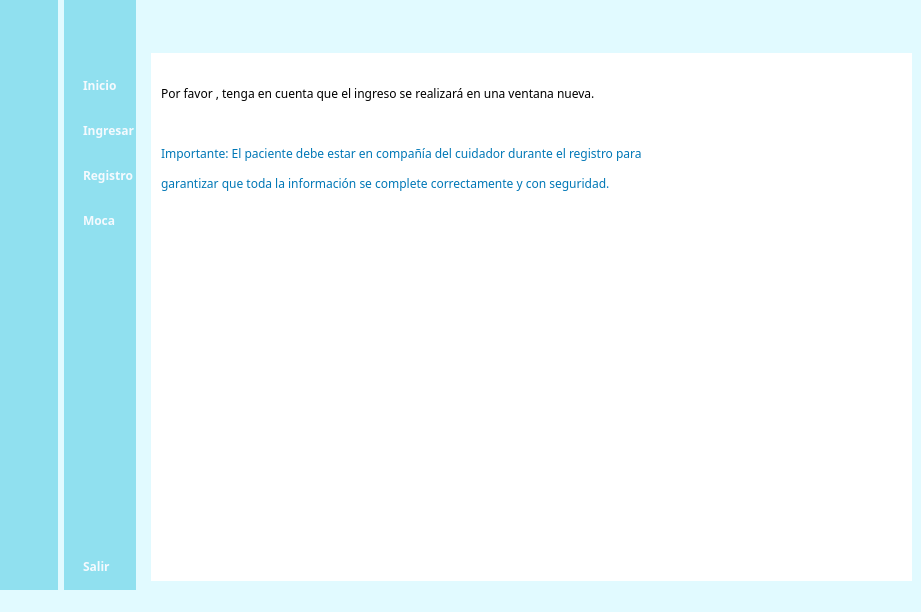
<?xml version="1.0" encoding="UTF-8"?>
<ui version="4.0">
 <class>MainWindow</class>
 <widget class="QMainWindow" name="MainWindow">
  <property name="geometry">
   <rect>
    <x>0</x>
    <y>0</y>
    <width>921</width>
    <height>612</height>
   </rect>
  </property>
  <property name="windowTitle">
   <string>MainWindow</string>
  </property>
  <property name="styleSheet">
   <string notr="true">QWidget {
    background-color: rgb(225, 250, 255);
}
</string>
  </property>
  <widget class="QWidget" name="centralwidget">
   <layout class="QGridLayout" name="gridLayout">
    <property name="leftMargin">
     <number>0</number>
    </property>
    <property name="topMargin">
     <number>0</number>
    </property>
    <property name="rightMargin">
     <number>0</number>
    </property>
    <property name="bottomMargin">
     <number>0</number>
    </property>
    <item row="0" column="0">
     <widget class="QWidget" name="icon_2" native="true">
      <property name="styleSheet">
       <string notr="true">QWidget {
    background-color:  rgb(144, 224, 239);
}
QPushButton{
	color: #0077b6;
	height: 30px;
	border: none;
	border-radius: 10px;
}
QPushButton:checked {
	background-color: rgb(245, 250, 254);
    color: #1f95ef;
    font-weight: bold;
}
</string>
      </property>
      <layout class="QVBoxLayout" name="verticalLayout_3">
       <item>
        <layout class="QHBoxLayout" name="horizontalLayout_2">
         <item>
          <widget class="QLabel" name="label">
           <property name="minimumSize">
            <size>
             <width>40</width>
             <height>40</height>
            </size>
           </property>
           <property name="maximumSize">
            <size>
             <width>40</width>
             <height>40</height>
            </size>
           </property>
           <property name="text">
            <string/>
           </property>
           <property name="pixmap">
            <pixmap resource="recursos_interfaz1.qrc">:/prefijoNuevo/Alzcare.png</pixmap>
           </property>
           <property name="scaledContents">
            <bool>true</bool>
           </property>
          </widget>
         </item>
        </layout>
       </item>
       <item>
        <layout class="QVBoxLayout" name="verticalLayout">
         <property name="spacing">
          <number>15</number>
         </property>
         <property name="topMargin">
          <number>15</number>
         </property>
         <item>
          <widget class="QPushButton" name="boton_inicio1">
           <property name="text">
            <string/>
           </property>
           <property name="icon">
            <iconset resource="recursos_interfaz1.qrc">
             <normaloff>:/prefijoNuevo/ppal.2.png</normaloff>
             <normalon>:/prefijoNuevo/ppal.png</normalon>:/prefijoNuevo/ppal.2.png</iconset>
           </property>
           <property name="iconSize">
            <size>
             <width>30</width>
             <height>30</height>
            </size>
           </property>
           <property name="checkable">
            <bool>true</bool>
           </property>
           <property name="autoExclusive">
            <bool>true</bool>
           </property>
          </widget>
         </item>
         <item>
          <widget class="QPushButton" name="boton_ingreso1">
           <property name="text">
            <string/>
           </property>
           <property name="icon">
            <iconset resource="recursos_interfaz1.qrc">
             <normaloff>:/prefijoNuevo/ingresar1.png</normaloff>
             <normalon>:/prefijoNuevo/ingresar.png</normalon>:/prefijoNuevo/ingresar1.png</iconset>
           </property>
           <property name="iconSize">
            <size>
             <width>30</width>
             <height>30</height>
            </size>
           </property>
           <property name="checkable">
            <bool>true</bool>
           </property>
           <property name="autoExclusive">
            <bool>true</bool>
           </property>
          </widget>
         </item>
         <item>
          <widget class="QPushButton" name="boton_registro1">
           <property name="text">
            <string/>
           </property>
           <property name="icon">
            <iconset resource="recursos_interfaz1.qrc">
             <normaloff>:/prefijoNuevo/Registro.png</normaloff>
             <normalon>:/prefijoNuevo/Registro (2).png</normalon>:/prefijoNuevo/Registro.png</iconset>
           </property>
           <property name="iconSize">
            <size>
             <width>30</width>
             <height>30</height>
            </size>
           </property>
           <property name="checkable">
            <bool>true</bool>
           </property>
           <property name="autoExclusive">
            <bool>true</bool>
           </property>
          </widget>
         </item>
         <item>
          <widget class="QPushButton" name="boton_moca1">
           <property name="text">
            <string/>
           </property>
           <property name="icon">
            <iconset resource="recursos_interfaz1.qrc">
             <normaloff>:/prefijoNuevo/Moca2.png</normaloff>
             <normalon>:/prefijoNuevo/Moca1.png</normalon>:/prefijoNuevo/Moca2.png</iconset>
           </property>
           <property name="iconSize">
            <size>
             <width>30</width>
             <height>30</height>
            </size>
           </property>
           <property name="checkable">
            <bool>true</bool>
           </property>
           <property name="autoExclusive">
            <bool>true</bool>
           </property>
          </widget>
         </item>
        </layout>
       </item>
       <item>
        <spacer name="verticalSpacer">
         <property name="orientation">
          <enum>Qt::Vertical</enum>
         </property>
         <property name="sizeHint" stdset="0">
          <size>
           <width>20</width>
           <height>288</height>
          </size>
         </property>
        </spacer>
       </item>
       <item>
        <widget class="QPushButton" name="pushButton_6">
         <property name="text">
          <string/>
         </property>
         <property name="icon">
          <iconset resource="recursos_interfaz1.qrc">
           <normaloff>:/prefijoNuevo/salir2.png</normaloff>:/prefijoNuevo/salir2.png</iconset>
         </property>
         <property name="iconSize">
          <size>
           <width>20</width>
           <height>20</height>
          </size>
         </property>
         <property name="checkable">
          <bool>true</bool>
         </property>
        </widget>
       </item>
      </layout>
     </widget>
    </item>
    <item row="0" column="1">
     <widget class="QWidget" name="icon_1" native="true">
      <property name="styleSheet">
       <string notr="true">QWidget {
	background-color: rgb(144, 224, 239);
}
QPushButton{
    color: #F5FAFE;
    text-align: left;
    height: 30px;
    border: none;
    padding-left: 10px;
    border-top-left-radius: 10px;
    border-bottom-left-radius: 10px;
}

QPushButton:checked {
	background-color: rgb(245, 250, 254);
    color: #1f95ef;
    font-weight: bold;
}
</string>
      </property>
      <layout class="QVBoxLayout" name="verticalLayout_4">
       <property name="rightMargin">
        <number>0</number>
       </property>
       <item>
        <layout class="QHBoxLayout" name="horizontalLayout">
         <property name="rightMargin">
          <number>10</number>
         </property>
         <item>
          <widget class="QLabel" name="label_2">
           <property name="minimumSize">
            <size>
             <width>40</width>
             <height>40</height>
            </size>
           </property>
           <property name="maximumSize">
            <size>
             <width>40</width>
             <height>40</height>
            </size>
           </property>
           <property name="text">
            <string/>
           </property>
           <property name="pixmap">
            <pixmap resource="recursos_interfaz1.qrc">:/prefijoNuevo/Alzcare.png</pixmap>
           </property>
           <property name="scaledContents">
            <bool>true</bool>
           </property>
          </widget>
         </item>
        </layout>
       </item>
       <item>
        <layout class="QVBoxLayout" name="verticalLayout_2">
         <property name="spacing">
          <number>15</number>
         </property>
         <property name="topMargin">
          <number>15</number>
         </property>
         <item>
          <widget class="QPushButton" name="boton_inicio2">
           <property name="font">
            <font>
             <family>Montserrat</family>
             <weight>75</weight>
             <bold>true</bold>
            </font>
           </property>
           <property name="text">
            <string>Inicio</string>
           </property>
           <property name="icon">
            <iconset resource="recursos_interfaz1.qrc">
             <normaloff>:/prefijoNuevo/ppal.2.png</normaloff>
             <normalon>:/prefijoNuevo/ppal.png</normalon>:/prefijoNuevo/ppal.2.png</iconset>
           </property>
           <property name="iconSize">
            <size>
             <width>30</width>
             <height>30</height>
            </size>
           </property>
           <property name="checkable">
            <bool>true</bool>
           </property>
           <property name="autoExclusive">
            <bool>true</bool>
           </property>
          </widget>
         </item>
         <item>
          <widget class="QPushButton" name="boton_ingreso2">
           <property name="font">
            <font>
             <family>Montserrat</family>
             <weight>75</weight>
             <bold>true</bold>
            </font>
           </property>
           <property name="text">
            <string>Ingresar</string>
           </property>
           <property name="icon">
            <iconset resource="recursos_interfaz1.qrc">
             <normaloff>:/prefijoNuevo/ingresar1.png</normaloff>
             <normalon>:/prefijoNuevo/ingresar.png</normalon>:/prefijoNuevo/ingresar1.png</iconset>
           </property>
           <property name="iconSize">
            <size>
             <width>30</width>
             <height>30</height>
            </size>
           </property>
           <property name="checkable">
            <bool>true</bool>
           </property>
           <property name="autoExclusive">
            <bool>true</bool>
           </property>
          </widget>
         </item>
         <item>
          <widget class="QPushButton" name="boton_registro2">
           <property name="font">
            <font>
             <family>Montserrat</family>
             <weight>75</weight>
             <bold>true</bold>
            </font>
           </property>
           <property name="text">
            <string>Registro</string>
           </property>
           <property name="icon">
            <iconset resource="recursos_interfaz1.qrc">
             <normaloff>:/prefijoNuevo/Registro.png</normaloff>
             <normalon>:/prefijoNuevo/Registro (2).png</normalon>:/prefijoNuevo/Registro.png</iconset>
           </property>
           <property name="iconSize">
            <size>
             <width>30</width>
             <height>30</height>
            </size>
           </property>
           <property name="checkable">
            <bool>true</bool>
           </property>
           <property name="autoExclusive">
            <bool>true</bool>
           </property>
          </widget>
         </item>
         <item>
          <widget class="QPushButton" name="boton_moca2">
           <property name="font">
            <font>
             <family>Montserrat</family>
             <weight>75</weight>
             <bold>true</bold>
            </font>
           </property>
           <property name="text">
            <string>Moca</string>
           </property>
           <property name="icon">
            <iconset resource="recursos_interfaz1.qrc">
             <normaloff>:/prefijoNuevo/Moca2.png</normaloff>
             <normalon>:/prefijoNuevo/Moca1.png</normalon>:/prefijoNuevo/Moca2.png</iconset>
           </property>
           <property name="iconSize">
            <size>
             <width>30</width>
             <height>30</height>
            </size>
           </property>
           <property name="checkable">
            <bool>true</bool>
           </property>
           <property name="autoExclusive">
            <bool>true</bool>
           </property>
          </widget>
         </item>
        </layout>
       </item>
       <item>
        <spacer name="verticalSpacer_2">
         <property name="orientation">
          <enum>Qt::Vertical</enum>
         </property>
         <property name="sizeHint" stdset="0">
          <size>
           <width>20</width>
           <height>288</height>
          </size>
         </property>
        </spacer>
       </item>
       <item>
        <widget class="QPushButton" name="pushButton_10">
         <property name="font">
          <font>
           <family>Montserrat</family>
           <weight>75</weight>
           <bold>true</bold>
          </font>
         </property>
         <property name="text">
          <string>Salir</string>
         </property>
         <property name="icon">
          <iconset resource="recursos_interfaz1.qrc">
           <normaloff>:/prefijoNuevo/salir2.png</normaloff>:/prefijoNuevo/salir2.png</iconset>
         </property>
         <property name="iconSize">
          <size>
           <width>20</width>
           <height>20</height>
          </size>
         </property>
         <property name="checkable">
          <bool>true</bool>
         </property>
        </widget>
       </item>
      </layout>
     </widget>
    </item>
    <item row="0" column="2">
     <widget class="QWidget" name="icon_menu" native="true">
      <layout class="QVBoxLayout" name="verticalLayout_5">
       <item>
        <widget class="QWidget" name="widget" native="true">
         <layout class="QHBoxLayout" name="horizontalLayout_3">
          <item>
           <widget class="QPushButton" name="Boton_menu">
            <property name="styleSheet">
             <string notr="true">border: none;</string>
            </property>
            <property name="text">
             <string/>
            </property>
            <property name="icon">
             <iconset resource="recursos_interfaz1.qrc">
              <normaloff>:/prefijoNuevo/Menu.png</normaloff>:/prefijoNuevo/Menu.png</iconset>
            </property>
            <property name="iconSize">
             <size>
              <width>30</width>
              <height>30</height>
             </size>
            </property>
            <property name="checkable">
             <bool>true</bool>
            </property>
           </widget>
          </item>
          <item>
           <spacer name="horizontalSpacer">
            <property name="orientation">
             <enum>Qt::Horizontal</enum>
            </property>
            <property name="sizeHint" stdset="0">
             <size>
              <width>450</width>
              <height>20</height>
             </size>
            </property>
           </spacer>
          </item>
          <item>
           <widget class="QPushButton" name="pushButton_13">
            <property name="styleSheet">
             <string notr="true">border:none;
</string>
            </property>
            <property name="text">
             <string/>
            </property>
            <property name="icon">
             <iconset resource="recursos_interfaz1.qrc">
              <normaloff>:/prefijoNuevo/ingresar.png</normaloff>:/prefijoNuevo/ingresar.png</iconset>
            </property>
            <property name="iconSize">
             <size>
              <width>30</width>
              <height>30</height>
             </size>
            </property>
           </widget>
          </item>
         </layout>
        </widget>
       </item>
       <item>
        <widget class="QStackedWidget" name="stackedWidget">
         <property name="styleSheet">
          <string notr="true">QWidget{
	background-color:rgb(255, 255, 255);}</string>
         </property>
         <property name="currentIndex">
          <number>1</number>
         </property>
         <widget class="QWidget" name="pag_inicio">
          <widget class="QLabel" name="label_3">
           <property name="geometry">
            <rect>
             <x>80</x>
             <y>0</y>
             <width>511</width>
             <height>101</height>
            </rect>
           </property>
           <property name="font">
            <font>
             <family>Montserrat</family>
             <pointsize>14</pointsize>
             <weight>50</weight>
             <bold>false</bold>
            </font>
           </property>
           <property name="styleSheet">
            <string notr="true">QLabel {
	color: rgb(0, 119, 182);
}
</string>
           </property>
           <property name="text">
            <string>&quot;Tu asistente personal para una vida mejor&quot;</string>
           </property>
           <property name="scaledContents">
            <bool>true</bool>
           </property>
          </widget>
          <widget class="QLabel" name="label_7">
           <property name="geometry">
            <rect>
             <x>180</x>
             <y>450</y>
             <width>321</width>
             <height>31</height>
            </rect>
           </property>
           <property name="font">
            <font>
             <family>Montserrat</family>
             <weight>50</weight>
             <bold>false</bold>
            </font>
           </property>
           <property name="text">
            <string>Faciltando la vida con Alzheimer, un día a la vez</string>
           </property>
          </widget>
          <widget class="QLabel" name="label_8">
           <property name="geometry">
            <rect>
             <x>30</x>
             <y>200</y>
             <width>161</width>
             <height>191</height>
            </rect>
           </property>
           <property name="text">
            <string/>
           </property>
           <property name="pixmap">
            <pixmap resource="recursos_interfaz1.qrc">:/prefijoNuevo/Ingreso nuevos pacientes.png</pixmap>
           </property>
           <property name="scaledContents">
            <bool>true</bool>
           </property>
          </widget>
          <widget class="QLabel" name="label_9">
           <property name="geometry">
            <rect>
             <x>470</x>
             <y>200</y>
             <width>161</width>
             <height>191</height>
            </rect>
           </property>
           <property name="text">
            <string/>
           </property>
           <property name="pixmap">
            <pixmap resource="recursos_interfaz1.qrc">:/prefijoNuevo/Seguimiento pacientes.png</pixmap>
           </property>
           <property name="scaledContents">
            <bool>true</bool>
           </property>
          </widget>
          <widget class="QLabel" name="label_10">
           <property name="geometry">
            <rect>
             <x>260</x>
             <y>200</y>
             <width>151</width>
             <height>191</height>
            </rect>
           </property>
           <property name="text">
            <string/>
           </property>
           <property name="pixmap">
            <pixmap resource="recursos_interfaz1.qrc">:/prefijoNuevo/Moca.png</pixmap>
           </property>
           <property name="scaledContents">
            <bool>true</bool>
           </property>
          </widget>
          <widget class="QLabel" name="label_12">
           <property name="geometry">
            <rect>
             <x>300</x>
             <y>210</y>
             <width>91</width>
             <height>16</height>
            </rect>
           </property>
           <property name="font">
            <font>
             <family>Montserrat</family>
            </font>
           </property>
           <property name="text">
            <string>Test moca</string>
           </property>
          </widget>
          <widget class="QLabel" name="label_13">
           <property name="geometry">
            <rect>
             <x>510</x>
             <y>210</y>
             <width>91</width>
             <height>16</height>
            </rect>
           </property>
           <property name="font">
            <font>
             <family>Montserrat</family>
            </font>
           </property>
           <property name="text">
            <string>Seguimiento</string>
           </property>
          </widget>
          <widget class="QLabel" name="label_14">
           <property name="geometry">
            <rect>
             <x>260</x>
             <y>140</y>
             <width>181</width>
             <height>21</height>
            </rect>
           </property>
           <property name="font">
            <font>
             <family>Montserrat</family>
             <pointsize>10</pointsize>
             <weight>75</weight>
             <bold>true</bold>
            </font>
           </property>
           <property name="styleSheet">
            <string notr="true">QLabel {
	color: rgb(0, 119, 182);
}
</string>
           </property>
           <property name="text">
            <string>Nuestros servicios</string>
           </property>
          </widget>
          <widget class="QWidget" name="widget_2" native="true">
           <property name="geometry">
            <rect>
             <x>-120</x>
             <y>110</y>
             <width>921</width>
             <height>21</height>
            </rect>
           </property>
           <property name="styleSheet">
            <string notr="true">QWidget {
	background-color: rgb(144, 224, 239);
}
</string>
           </property>
          </widget>
          <widget class="QWidget" name="widget_3" native="true">
           <property name="geometry">
            <rect>
             <x>0</x>
             <y>420</y>
             <width>971</width>
             <height>16</height>
            </rect>
           </property>
           <property name="styleSheet">
            <string notr="true">QWidget {
	background-color: rgb(144, 224, 239);
}

</string>
           </property>
          </widget>
          <widget class="QLabel" name="label_15">
           <property name="geometry">
            <rect>
             <x>670</x>
             <y>480</y>
             <width>16</width>
             <height>16</height>
            </rect>
           </property>
           <property name="text">
            <string/>
           </property>
           <property name="pixmap">
            <pixmap resource="recursos_interfaz1.qrc">:/prefijoNuevo/cop2.png</pixmap>
           </property>
           <property name="scaledContents">
            <bool>true</bool>
           </property>
          </widget>
          <widget class="QLabel" name="label_16">
           <property name="geometry">
            <rect>
             <x>610</x>
             <y>480</y>
             <width>55</width>
             <height>16</height>
            </rect>
           </property>
           <property name="font">
            <font>
             <weight>75</weight>
             <bold>true</bold>
            </font>
           </property>
           <property name="styleSheet">
            <string notr="true">QLabel {
	color: rgb(0, 119, 182);
}

</string>
           </property>
           <property name="text">
            <string>alzcare</string>
           </property>
          </widget>
          <widget class="QLabel" name="label_11">
           <property name="geometry">
            <rect>
             <x>40</x>
             <y>210</y>
             <width>181</width>
             <height>16</height>
            </rect>
           </property>
           <property name="font">
            <font>
             <family>Montserrat</family>
            </font>
           </property>
           <property name="text">
            <string>Ingreso de pacientes</string>
           </property>
          </widget>
         </widget>
         <widget class="QWidget" name="pag_ingresar">
          <widget class="QLabel" name="label_19">
           <property name="geometry">
            <rect>
             <x>10</x>
             <y>30</y>
             <width>661</width>
             <height>21</height>
            </rect>
           </property>
           <property name="font">
            <font>
             <family>Montserrat</family>
             <pointsize>9</pointsize>
            </font>
           </property>
           <property name="text">
            <string>Por favor , tenga en cuenta que el ingreso se realizará en una ventana nueva.</string>
           </property>
          </widget>
          <widget class="QLabel" name="label_20">
           <property name="geometry">
            <rect>
             <x>10</x>
             <y>90</y>
             <width>651</width>
             <height>21</height>
            </rect>
           </property>
           <property name="font">
            <font>
             <family>Montserrat</family>
             <pointsize>9</pointsize>
            </font>
           </property>
           <property name="styleSheet">
            <string notr="true">QLabel {
	color: rgb(0, 119, 182);
}
</string>
           </property>
           <property name="text">
            <string>Importante: El paciente debe estar en compañía del cuidador durante el registro para</string>
           </property>
          </widget>
          <widget class="QLabel" name="label_21">
           <property name="geometry">
            <rect>
             <x>10</x>
             <y>120</y>
             <width>611</width>
             <height>20</height>
            </rect>
           </property>
           <property name="font">
            <font>
             <family>Montserrat</family>
             <pointsize>9</pointsize>
            </font>
           </property>
           <property name="styleSheet">
            <string notr="true">QLabel {
	color: rgb(0, 119, 182);
}
</string>
           </property>
           <property name="text">
            <string>garantizar que toda la información se complete correctamente y con seguridad.</string>
           </property>
          </widget>
          <widget class="QLabel" name="label_22">
           <property name="geometry">
            <rect>
             <x>240</x>
             <y>200</y>
             <width>171</width>
             <height>171</height>
            </rect>
           </property>
           <property name="text">
            <string/>
           </property>
           <property name="pixmap">
            <pixmap resource="recursos_interfaz1.qrc">:/prefijoNuevo/Alzcare.png</pixmap>
           </property>
           <property name="scaledContents">
            <bool>true</bool>
           </property>
          </widget>
         </widget>
         <widget class="QWidget" name="pag_registro">
          <widget class="QLabel" name="label_5">
           <property name="geometry">
            <rect>
             <x>10</x>
             <y>20</y>
             <width>661</width>
             <height>41</height>
            </rect>
           </property>
           <property name="font">
            <font>
             <family>Montserrat</family>
             <pointsize>9</pointsize>
            </font>
           </property>
           <property name="text">
            <string>Por favor , tenga en cuenta que el proceso de registro se realizará en una ventana nueva.</string>
           </property>
          </widget>
          <widget class="QLabel" name="label_4">
           <property name="geometry">
            <rect>
             <x>10</x>
             <y>90</y>
             <width>711</width>
             <height>20</height>
            </rect>
           </property>
           <property name="font">
            <font>
             <family>Montserrat</family>
             <pointsize>9</pointsize>
             <weight>50</weight>
             <bold>false</bold>
            </font>
           </property>
           <property name="styleSheet">
            <string notr="true">QLabel {
	color: rgb(0, 119, 182);
}
</string>
           </property>
           <property name="text">
            <string>Importante: El paciente debe estar en compañía del cuidador durante el registro para</string>
           </property>
          </widget>
          <widget class="QLabel" name="label_17">
           <property name="geometry">
            <rect>
             <x>10</x>
             <y>120</y>
             <width>631</width>
             <height>20</height>
            </rect>
           </property>
           <property name="font">
            <font>
             <family>Montserrat</family>
             <pointsize>9</pointsize>
            </font>
           </property>
           <property name="styleSheet">
            <string notr="true">QLabel {
	color: rgb(0, 119, 182);
}
</string>
           </property>
           <property name="text">
            <string>garantizar que toda la información se complete correctamente y con seguridad.</string>
           </property>
          </widget>
          <widget class="QLabel" name="label_18">
           <property name="geometry">
            <rect>
             <x>240</x>
             <y>200</y>
             <width>171</width>
             <height>171</height>
            </rect>
           </property>
           <property name="text">
            <string/>
           </property>
           <property name="pixmap">
            <pixmap resource="recursos_interfaz1.qrc">:/prefijoNuevo/Alzcare.png</pixmap>
           </property>
           <property name="scaledContents">
            <bool>true</bool>
           </property>
          </widget>
         </widget>
         <widget class="QWidget" name="pag_moka">
          <widget class="QLabel" name="label_6">
           <property name="geometry">
            <rect>
             <x>10</x>
             <y>20</y>
             <width>681</width>
             <height>41</height>
            </rect>
           </property>
           <property name="font">
            <font>
             <family>Montserrat</family>
             <pointsize>9</pointsize>
            </font>
           </property>
           <property name="text">
            <string>La Evaluación Cognitiva de MoCA , fue diseñada como un instrumento de detección rápida</string>
           </property>
          </widget>
          <widget class="QLabel" name="label_23">
           <property name="geometry">
            <rect>
             <x>10</x>
             <y>60</y>
             <width>341</width>
             <height>21</height>
            </rect>
           </property>
           <property name="font">
            <font>
             <family>Montserrat</family>
             <pointsize>9</pointsize>
            </font>
           </property>
           <property name="text">
            <string>de la disfunción cognitiva leve. </string>
           </property>
          </widget>
          <widget class="QLabel" name="label_24">
           <property name="geometry">
            <rect>
             <x>10</x>
             <y>100</y>
             <width>661</width>
             <height>21</height>
            </rect>
           </property>
           <property name="font">
            <font>
             <family>Montserrat</family>
             <pointsize>9</pointsize>
            </font>
           </property>
           <property name="styleSheet">
            <string notr="true">QLabel {
	color: rgb(0, 119, 182);
}

</string>
           </property>
           <property name="text">
            <string>Tenga en cuenta: que el test proporcionado en esta aplicación es una versión adaptada</string>
           </property>
          </widget>
          <widget class="QLabel" name="label_25">
           <property name="geometry">
            <rect>
             <x>10</x>
             <y>130</y>
             <width>151</width>
             <height>21</height>
            </rect>
           </property>
           <property name="font">
            <font>
             <family>Montserrat</family>
             <pointsize>9</pointsize>
            </font>
           </property>
           <property name="styleSheet">
            <string notr="true">QLabel {
	color: rgb(0, 119, 182);
}
</string>
           </property>
           <property name="text">
            <string>del test original. </string>
           </property>
          </widget>
          <widget class="QLabel" name="label_26">
           <property name="geometry">
            <rect>
             <x>240</x>
             <y>200</y>
             <width>171</width>
             <height>171</height>
            </rect>
           </property>
           <property name="text">
            <string/>
           </property>
           <property name="pixmap">
            <pixmap resource="recursos_interfaz1.qrc">:/prefijoNuevo/Alzcare.png</pixmap>
           </property>
           <property name="scaledContents">
            <bool>true</bool>
           </property>
          </widget>
         </widget>
        </widget>
       </item>
      </layout>
     </widget>
    </item>
   </layout>
  </widget>
  <widget class="QStatusBar" name="statusbar"/>
 </widget>
 <resources>
  <include location="recursos_interfaz1.qrc"/>
 </resources>
 <connections>
  <connection>
   <sender>Boton_menu</sender>
   <signal>toggled(bool)</signal>
   <receiver>icon_2</receiver>
   <slot>setHidden(bool)</slot>
   <hints>
    <hint type="sourcelabel">
     <x>249</x>
     <y>51</y>
    </hint>
    <hint type="destinationlabel">
     <x>63</x>
     <y>255</y>
    </hint>
   </hints>
  </connection>
  <connection>
   <sender>Boton_menu</sender>
   <signal>toggled(bool)</signal>
   <receiver>icon_1</receiver>
   <slot>setVisible(bool)</slot>
   <hints>
    <hint type="sourcelabel">
     <x>240</x>
     <y>39</y>
    </hint>
    <hint type="destinationlabel">
     <x>186</x>
     <y>458</y>
    </hint>
   </hints>
  </connection>
  <connection>
   <sender>boton_moca1</sender>
   <signal>toggled(bool)</signal>
   <receiver>boton_moca2</receiver>
   <slot>setChecked(bool)</slot>
   <hints>
    <hint type="sourcelabel">
     <x>51</x>
     <y>239</y>
    </hint>
    <hint type="destinationlabel">
     <x>107</x>
     <y>229</y>
    </hint>
   </hints>
  </connection>
  <connection>
   <sender>boton_registro1</sender>
   <signal>toggled(bool)</signal>
   <receiver>boton_registro2</receiver>
   <slot>setChecked(bool)</slot>
   <hints>
    <hint type="sourcelabel">
     <x>38</x>
     <y>172</y>
    </hint>
    <hint type="destinationlabel">
     <x>116</x>
     <y>180</y>
    </hint>
   </hints>
  </connection>
  <connection>
   <sender>boton_ingreso1</sender>
   <signal>toggled(bool)</signal>
   <receiver>boton_ingreso2</receiver>
   <slot>setChecked(bool)</slot>
   <hints>
    <hint type="sourcelabel">
     <x>28</x>
     <y>137</y>
    </hint>
    <hint type="destinationlabel">
     <x>113</x>
     <y>134</y>
    </hint>
   </hints>
  </connection>
  <connection>
   <sender>boton_inicio1</sender>
   <signal>toggled(bool)</signal>
   <receiver>boton_inicio2</receiver>
   <slot>setChecked(bool)</slot>
   <hints>
    <hint type="sourcelabel">
     <x>41</x>
     <y>94</y>
    </hint>
    <hint type="destinationlabel">
     <x>114</x>
     <y>94</y>
    </hint>
   </hints>
  </connection>
  <connection>
   <sender>boton_inicio2</sender>
   <signal>toggled(bool)</signal>
   <receiver>boton_inicio1</receiver>
   <slot>setChecked(bool)</slot>
   <hints>
    <hint type="sourcelabel">
     <x>90</x>
     <y>78</y>
    </hint>
    <hint type="destinationlabel">
     <x>37</x>
     <y>84</y>
    </hint>
   </hints>
  </connection>
  <connection>
   <sender>boton_ingreso2</sender>
   <signal>toggled(bool)</signal>
   <receiver>boton_ingreso1</receiver>
   <slot>setChecked(bool)</slot>
   <hints>
    <hint type="sourcelabel">
     <x>99</x>
     <y>146</y>
    </hint>
    <hint type="destinationlabel">
     <x>39</x>
     <y>140</y>
    </hint>
   </hints>
  </connection>
  <connection>
   <sender>boton_registro2</sender>
   <signal>toggled(bool)</signal>
   <receiver>boton_registro1</receiver>
   <slot>setChecked(bool)</slot>
   <hints>
    <hint type="sourcelabel">
     <x>92</x>
     <y>189</y>
    </hint>
    <hint type="destinationlabel">
     <x>38</x>
     <y>188</y>
    </hint>
   </hints>
  </connection>
  <connection>
   <sender>boton_moca2</sender>
   <signal>toggled(bool)</signal>
   <receiver>boton_moca1</receiver>
   <slot>setChecked(bool)</slot>
   <hints>
    <hint type="sourcelabel">
     <x>98</x>
     <y>214</y>
    </hint>
    <hint type="destinationlabel">
     <x>35</x>
     <y>223</y>
    </hint>
   </hints>
  </connection>
  <connection>
   <sender>pushButton_6</sender>
   <signal>toggled(bool)</signal>
   <receiver>MainWindow</receiver>
   <slot>close()</slot>
   <hints>
    <hint type="sourcelabel">
     <x>33</x>
     <y>559</y>
    </hint>
    <hint type="destinationlabel">
     <x>45</x>
     <y>655</y>
    </hint>
   </hints>
  </connection>
  <connection>
   <sender>pushButton_10</sender>
   <signal>toggled(bool)</signal>
   <receiver>MainWindow</receiver>
   <slot>close()</slot>
   <hints>
    <hint type="sourcelabel">
     <x>99</x>
     <y>560</y>
    </hint>
    <hint type="destinationlabel">
     <x>176</x>
     <y>689</y>
    </hint>
   </hints>
  </connection>
 </connections>
</ui>
